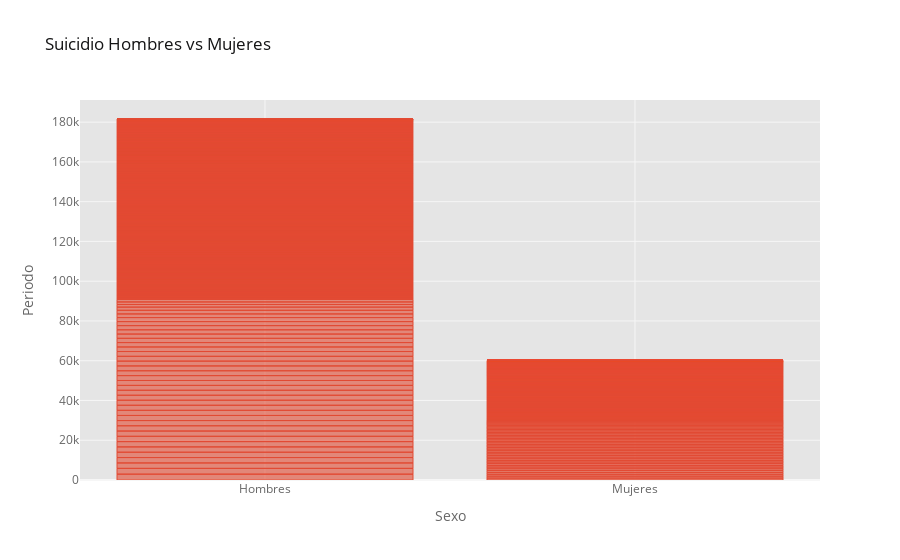

Notebook code for this chart:
### Code cell
prueba_alana2 .iplot(kind='bar',
                   x='Sexo', y='Total',
                   xTitle='Sexo',
                   yTitle='Periodo',
                   title='Suicidio Hombres vs Mujeres')

### Figure 1 — Plotly figure (JSON) as saved in the notebook; plotly's stock layout.template omitted (floating-point values rounded to 4 significant figures; data arrays with more than 128 entries replaced by an {"elided": "..."} marker saying what was removed)
{"data": [{"marker": {"color": "rgba(226, 74, 51, 0.6)", "line": {"color": "rgba(226, 74, 51, 1.0)", "width": 1}}, "name": "Total", "orientation": "v", "text": "", "type": "bar", "x": {"elided": "1716 str values"}, "y": {"elided": "1716 int values"}}], "layout": {"legend": {"bgcolor": "#FFFFFF", "font": {"color": "#666666"}}, "paper_bgcolor": "#FFFFFF", "plot_bgcolor": "#E5E5E5", "title": {"font": {"color": "#151516"}, "text": "Suicidio Hombres vs Mujeres"}, "xaxis": {"gridcolor": "#F6F6F6", "showgrid": true, "tickfont": {"color": "#666666"}, "title": {"font": {"color": "#666666"}, "text": "Sexo"}, "zerolinecolor": "#F6F6F6"}, "yaxis": {"gridcolor": "#F6F6F6", "showgrid": true, "tickfont": {"color": "#666666"}, "title": {"font": {"color": "#666666"}, "text": "Periodo"}, "zerolinecolor": "#F6F6F6"}}}
